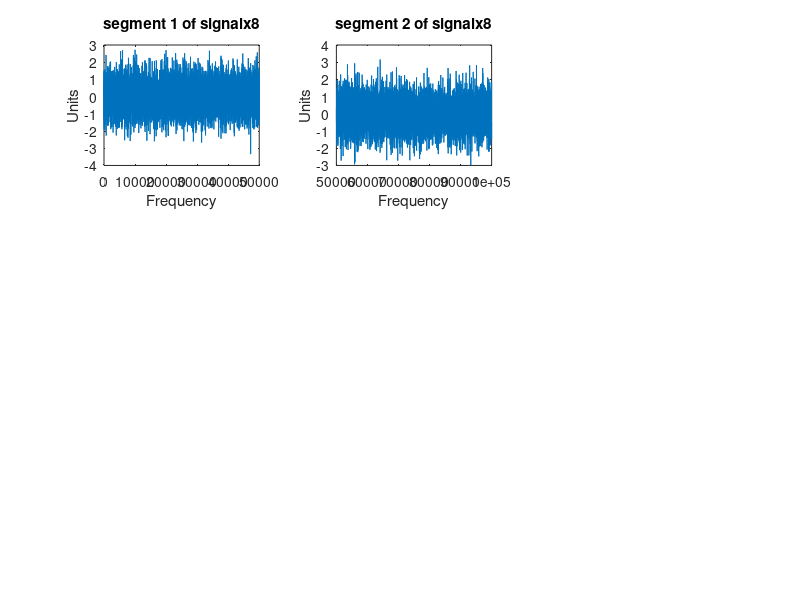
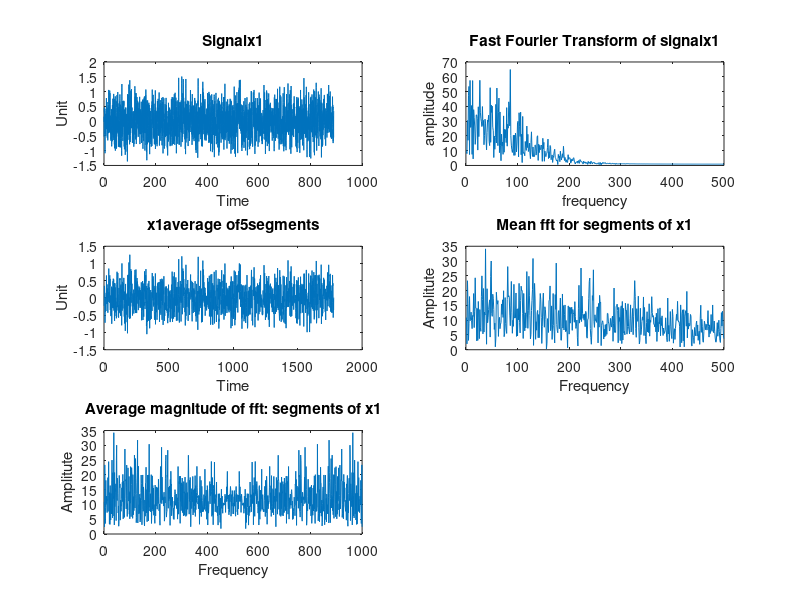
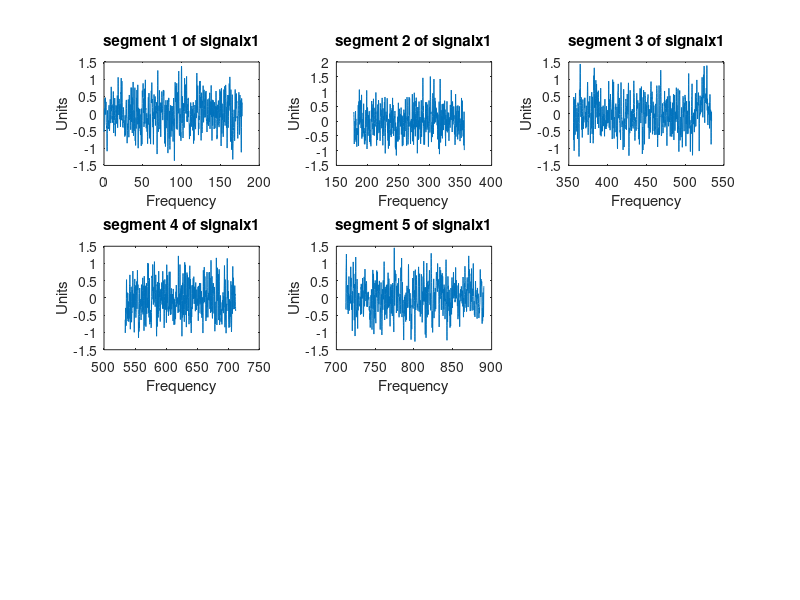
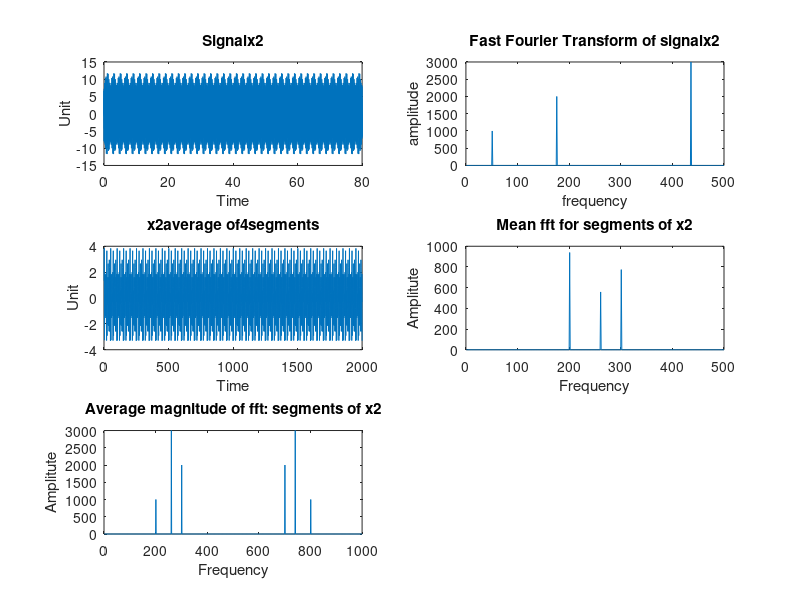

Reproduce these figures in MATLAB, in order.
%x(t) = k*(rem(t,T) - T/2);

load edu519m3.mat
n_all = [1000,1000,1000,1000,1000,1000,100000,1000];
segments_all = [5,4,5,2,2,2,2,2];
x3 = x3(1:10000,:);
for i = 1:8
    x_name = strcat('x', num2str(i));
    x = eval(x_name);
    n = n_all(i);
    f = fft(x(:,2), n);
    f = f(1:length(f)/2);
  
    figure;
    subplot(3,2,1)
    plot(x(:,1), x(:,2))
    xlabel('Time')

    ylabel('Unit')
    title(strcat('Signal ', x_name))
    
    subplot(3,2,2)
    plot(1:n/2, abs(f))
    xlabel('frequency')
    ylabel('amplitude')
    title(strcat('Fast Fourier Transform of signal ', x_name))

    subplot(3,2,3)
    segment = segments_all(i);
    
    plot(1:length(x)/segment, mean(reshape(x(:,2),segment,[]))')
    xlabel('Time')
    ylabel('Unit')
    title(strcat('', x_name, 'average of ', num2str(segment), 'segments'))
    
    f2 = fft(reshape(x(:,2),segment,[])', n);
    
    subplot(3,2,4)
    plot((1:n/2), abs(mean(f2(1:length(f2)/2, :)')'));
    xlabel('Frequency')
    ylabel('Amplitute')
    title(strcat('Mean fft for segments of', {' '}, x_name))
   
    subplot(3,2,5)
    plot(1:n, mean(abs(fft(reshape(x(:,2),segment,[])', n)'))');
    xlabel('Frequency')
    ylabel('Amplitute')
    title(strcat('Average magnitude of fft: segments of', {' '}, x_name))
    
    %subplot(3,2,6)
    %plot()
    
    figure;

     a = 1;
    for p = 1:length(x)/segment:length(x) - length(x)/segment + 1
        p
        subplot(3,3,a)
        plot(x(p:p +length(x)/segment -1 ,1), x(p: p+ length(x)/segment -1,2))
        xlabel('Frequency')
        ylabel('Units')
        title(strcat('segment', {' '}, num2str(a), {' '}, 'of signal', x_name))
        a = a + 1;
    end  
end
   
    saveas(gcf, strcat('assignment3_signal', x_name, 'jpg'))
    
